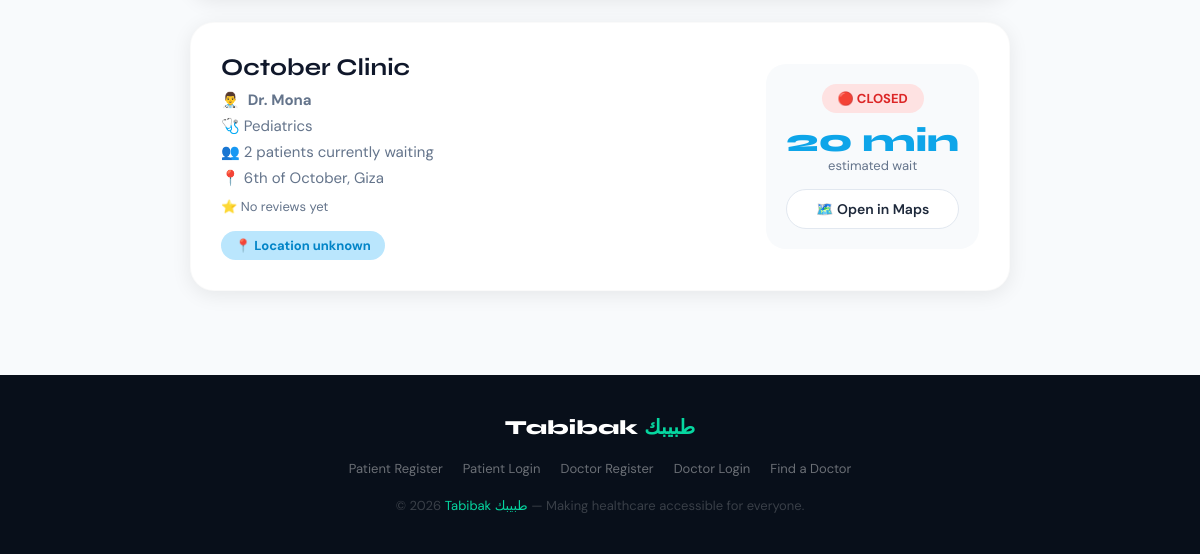
The page /clinics (lower part) on the database as committed earlier.
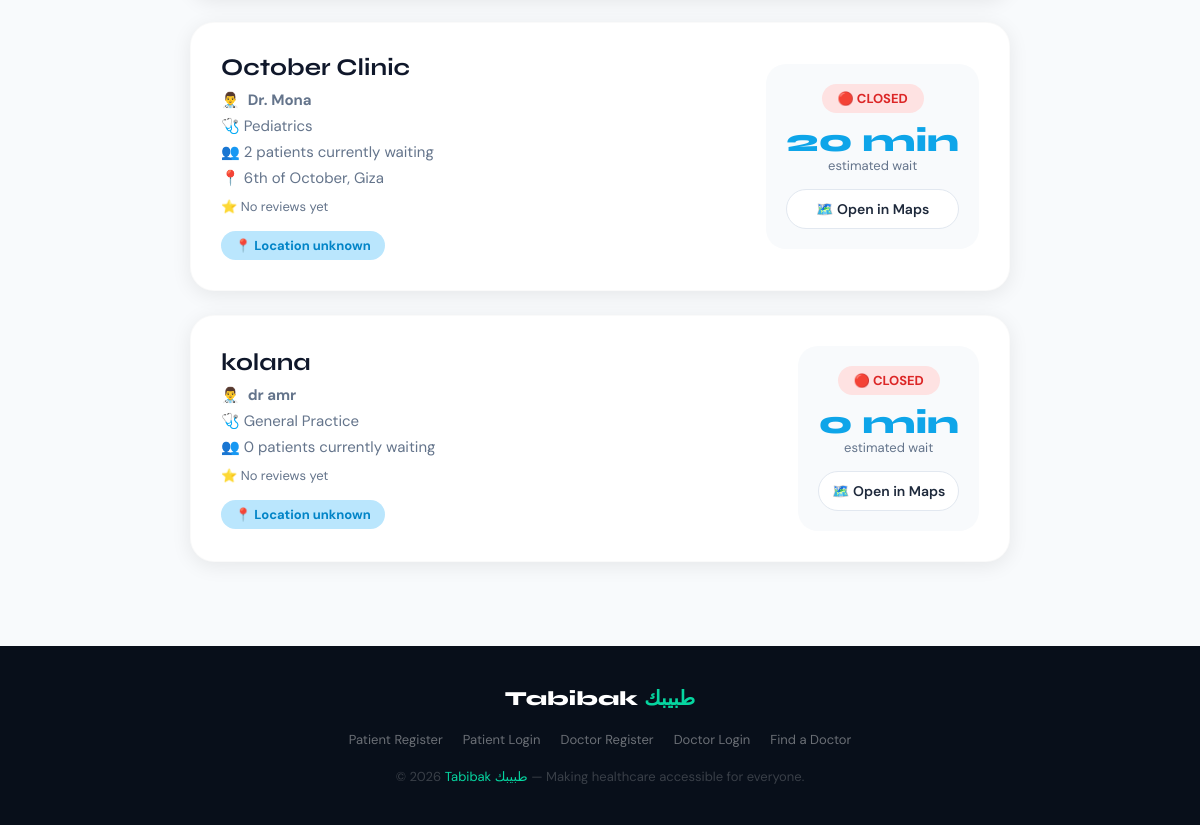
The same page on the database as committed later.
### tables this page shows
CREATE TABLE clinics (
        id INTEGER PRIMARY KEY,
        name TEXT,
        doctor TEXT,
        specialty TEXT,
        patients_waiting INTEGER,
        minutes_per_patient INTEGER,
        is_open INTEGER
    , latitude REAL DEFAULT 0, longitude REAL DEFAULT 0, address TEXT DEFAULT '');

### app.py (the view)
@app.route("/clinics")
def clinics():
    data = get_clinics()
    conn = get_db()
    cursor = conn.cursor()
    cursor.execute("""
        SELECT clinic_id,
               ROUND(AVG(rating), 1) as avg_rating,
               COUNT(*) as review_count
        FROM reviews
        GROUP BY clinic_id
    """)
    reviews_data = cursor.fetchall()
    conn.close()
    reviews = {}
    for r in reviews_data:
        reviews[r['clinic_id']] = {"avg": r['avg_rating'], "count": r['review_count']}
    return render_template("clinics.html", clinics=data, reviews=reviews)

### app.py (called while the page is built)
def get_db():
    conn = sqlite3.connect(DB_PATH)
    conn.row_factory = sqlite3.Row
    return conn

def get_clinics():
    conn = get_db()
    cursor = conn.cursor()
    cursor.execute("SELECT * FROM clinics")
    clinics = cursor.fetchall()
    conn.close()
    return clinics

### templates/clinics.html (shortened to what this page needs)
{% extends 'base.html' %}
{% block content %}
<div class="container" style="max-width: 900px;">
    <div class="clinics-container" id="clinicsContainer">
        {% for clinic in clinics %}
        <div class="clinic-card"
             data-id="{{ clinic[0] }}"
             data-specialty="{{ clinic[3] }}"
             data-status="{{ 'open' if clinic[6] == 1 else 'closed' }}"
             data-wait="{{ clinic[4] * clinic[5] }}"
             data-lat="{{ clinic[7] }}"
             data-lng="{{ clinic[8] }}"
             data-distance="999999">
            <div class="clinic-info">
                <h2>{{ clinic[1] }}</h2>
                <p>👨‍⚕️ <strong>{{ clinic[2] }}</strong></p>
                <p>🩺 {{ clinic[3] }}</p>
                <p>👥 {{ clinic[4] }} patients currently waiting</p>
                {% if clinic[9] %}
                    <p>📍 {{ clinic[9] }}</p>
                {% endif %}
                {% if reviews[clinic[0]] %}
                    <p style="color:#f59e0b; margin-top:10px;">
                        ⭐ {{ reviews[clinic[0]]['avg'] }}/5
                        <span style="color:var(--text-muted); font-size:13px; margin-left:4px;">({{ reviews[clinic[0]]['count'] }} reviews)</span>
                    </p>
                {% else %}
                    <p style="color:var(--text-muted); margin-top:10px; font-size:13px;">⭐ No reviews yet</p>
                {% endif %}
                <span class="distance-badge" id="dist-{{ clinic[0] }}">📍 Location unknown</span>
            </div>
            <div class="clinic-status">
                {% if clinic[6] == 1 %}
                    <div class="status-badge status-open">🟢 OPEN</div>
                {% else %}
                    <div class="status-badge status-closed">🔴 CLOSED</div>
                {% endif %}
                <div class="wait-time">{{ clinic[4] * clinic[5] }} min</div>
                <div class="wait-label">estimated wait</div>
                <a href="https://www.google.com/maps?q={{ clinic[7] }},{{ clinic[8] }}" target="_blank" class="map-btn">
                    🗺️ Open in Maps
                </a>
            </div>
        </div>
        {% endfor %}
    </div>
</div>
{% endblock %}

Rows that differ between the two databases and show on the page:
added clinics: name "kolana", doctor "dr amr", specialty "General Practice", patients_waiting "0", shows "⭐ No reviews yet", is_open "🔴 CLOSED", clinic[4]*clinic[5] "0"
